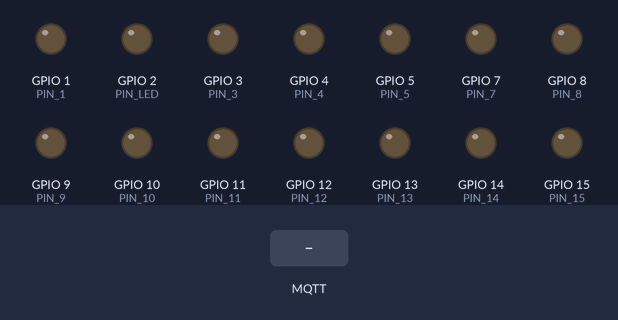
A sketch run on a simulated ESP32. Parts: output pins drawn as LEDs (lit = HIGH). Dashed ring = blinking. The inputs (shaded band) are chosen by the test bench. WiFi joins after 1.5 s; servers stay silent unless stated; random numbers use the default seed unless the sketch sets one; no MQTT or app messages arrive unless stated; what the sketch prints to the serial monitor is not drawn.

Above: at 0.1 s.
At 2.8 s:
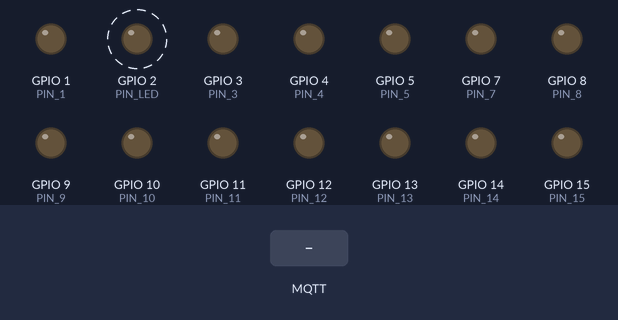
2.9 s: MQTT message "esp_wroom/off" arrives on the first subscribed topic
7.3 s: MQTT message "esp_wroom/off" arrives on the second subscribed topic
Timing chart, 0 to 17.7 s (numbered marks = the images above; inputs shaded):
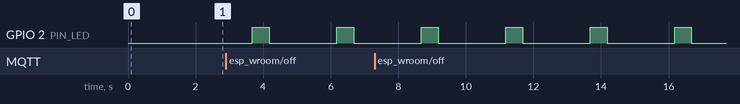

Measured:
- by itself, GPIO 2 (PIN_LED): alternates HIGH for 0.50 s and LOW for 2.0 s

The sketch:

esp32_led.ino.ino
```cpp
#include <ArduinoJson.h>

/*
  Wifi setup
*/

#ifdef ESP8266
#include <ESP8266WiFi.h>
#elif defined(ESP32)
#include <WiFi.h>
#else
#error "Board not found"
#endif

#include <PubSubClient.h>

const char* WIFI_SSID = "REEMO SPEEDO";
const char* WIFI_PASSWORD = "REMOHULUKA";
const char* MQTT_SERVER = "10.0.0.7";  // Local IP address of Raspberry Pi
const int PORT = 1883;

const char* MQTT_USERNAME = "Anudeep-esp32";
const char* MQTT_PASS = "";


WiFiClient espClient;
PubSubClient client(espClient);

// #define LED      2
// #define RELAY_1 12
// #define RELAY_2 26
// #define RELAY_3 25
// #define RELAY_4  3
// #define RELAY_5 15

#define PIN_1   1
#define PIN_LED 2
#define PIN_3   3
#define PIN_4   4
#define PIN_5   5
#define PIN_6   6
#define PIN_7   7
#define PIN_8   8
#define PIN_9   9
#define PIN_10  10
#define PIN_11  11
#define PIN_12  12
#define PIN_13  13
#define PIN_14  14
#define PIN_15  15
#define PIN_16  16
#define PIN_17  17
#define PIN_18  18
#define PIN_19  19
#define PIN_20  20
#define PIN_21  21
#define PIN_22  22
#define PIN_23  23
#define PIN_24  24
#define PIN_25  25
#define PIN_26  26
#define PIN_27  27
#define PIN_28  28
#define PIN_29  29
#define PIN_30  30
#define PIN_31  31
#define PIN_32  32
#define PIN_33  33

#define TOPIC_TURN_OFF "esp_wroom/off"
#define TOPIC_UPDATE "esp_wroom/update"

DynamicJsonDocument doc(1024);


void setup_wifi() {
  delay(10);
  // We start by connecting to a WiFi network
  Serial.println();
  Serial.print("Connecting to ");
  Serial.println(WIFI_SSID);

  WiFi.mode(WIFI_STA);
  WiFi.begin(WIFI_SSID, WIFI_PASSWORD);

  while (WiFi.status() != WL_CONNECTED) {
    delay(200);
    Serial.print(".");
  }

  randomSeed(micros());

  Serial.println("WiFi connected");
  Serial.println("IP address: ");
  Serial.println(WiFi.localIP());
}

// Connecting to MQTT broker
void reconnect() {
  // Loop until we're reconnected
  while (!client.connected()) {
    Serial.print("Attempting MQTT connection...");
    // Create a random client ID
    String clientId = "ESP8266Client-" + String(random(0xffff), HEX);
    // Attempt to connect
    if (client.connect(clientId.c_str(), MQTT_USERNAME, MQTT_PASS)) {
      Serial.println("connected");
      // Once connected, publish an announcement...
      client.publish("outTopic", "hello world");
      // ... and resubscribe
      client.subscribe(TOPIC_TURN_OFF);
      client.subscribe(TOPIC_UPDATE);
    } else {
      Serial.print("failed, rc=");
      Serial.print(client.state());
      Serial.println(" try again in 2 seconds");
      // Wait 2 seconds before retrying
      delay(2000);
    }
  }
}

void callback(char* topic, byte* payload, unsigned int length) {
  Serial.print("Topic recvd [");
  Serial.print(topic);
  Serial.print("]: Payload = ");

  if (strstr(topic, "esp_wroom/off")) {
    Serial.print((int) payload);
    Serial.print(" turned off!");
    digitalWrite((int) payload, LOW);
    return;
  }

  deserializeJson(doc, payload);
  int pin = doc["pin"];

  Serial.println(pin);
  digitalWrite(pin, HIGH);
}

void setup() {
  /*
     Helps opening a serial connection so we can output the result
  */
  Serial.begin(9600);

  // Set pin mode
  Serial.println("Setting up PIN(s)...");
  pinMode(PIN_1, OUTPUT);
  pinMode(PIN_LED, OUTPUT);
  pinMode(PIN_3, OUTPUT);
  pinMode(PIN_4, OUTPUT);
  pinMode(PIN_5, OUTPUT);
  // pinMode(PIN_6, OUTPUT);
  pinMode(PIN_7, OUTPUT);
  pinMode(PIN_8, OUTPUT);
  pinMode(PIN_9, OUTPUT);
  pinMode(PIN_10, OUTPUT);
  pinMode(PIN_11, OUTPUT);
  pinMode(PIN_12, OUTPUT);
  pinMode(PIN_13, OUTPUT);
  pinMode(PIN_14, OUTPUT);
  pinMode(PIN_15, OUTPUT);
  pinMode(PIN_16, OUTPUT);
  pinMode(PIN_17, OUTPUT);
  pinMode(PIN_18, OUTPUT);
  pinMode(PIN_19, OUTPUT);
  pinMode(PIN_20, OUTPUT);
  pinMode(PIN_21, OUTPUT);
  pinMode(PIN_22, OUTPUT);
  pinMode(PIN_23, OUTPUT);
  pinMode(PIN_24, OUTPUT);
  pinMode(PIN_25, OUTPUT);
  pinMode(PIN_26, OUTPUT);
  pinMode(PIN_27, OUTPUT);
  pinMode(PIN_28, OUTPUT);
  pinMode(PIN_29, OUTPUT);
  pinMode(PIN_30, OUTPUT);
  pinMode(PIN_31, OUTPUT);
  pinMode(PIN_32, OUTPUT);
  pinMode(PIN_33, OUTPUT);
  pinMode(34, OUTPUT);
  pinMode(35, OUTPUT);
  pinMode(36, OUTPUT);
  pinMode(37, OUTPUT);
  pinMode(38, OUTPUT);
  pinMode(39, OUTPUT);
  pinMode(40, OUTPUT);
  Serial.println("PIN setup finished...");

  setup_wifi();

  client.setServer(MQTT_SERVER, PORT);
  client.setCallback(callback);
}

void loop() {
  if (!client.connected()) {
    reconnect();
  }

  client.loop();

  delay(2000);    // 2000ms
  digitalWrite(PIN_LED, HIGH);  // Turn off LEDs

  delay(500);     // 500ms
  digitalWrite(PIN_LED, LOW);  // Turn on LED
}
```
